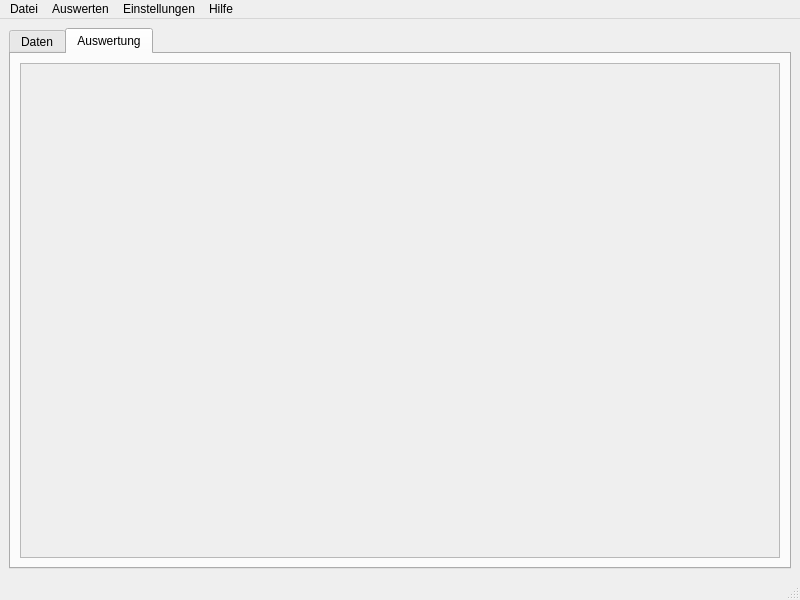
<?xml version="1.0" encoding="UTF-8"?>
<ui version="4.0">
 <class>MainWindow</class>
 <widget class="QMainWindow" name="MainWindow">
  <property name="geometry">
   <rect>
    <x>0</x>
    <y>0</y>
    <width>800</width>
    <height>600</height>
   </rect>
  </property>
  <property name="windowTitle">
   <string>MainWindow</string>
  </property>
  <widget class="QWidget" name="centralwidget">
   <layout class="QHBoxLayout" name="horizontalLayout">
    <item>
     <widget class="QTabWidget" name="tabWidget">
      <property name="enabled">
       <bool>true</bool>
      </property>
      <property name="currentIndex">
       <number>1</number>
      </property>
      <widget class="QWidget" name="tab">
       <property name="enabled">
        <bool>true</bool>
       </property>
       <attribute name="title">
        <string>Daten</string>
       </attribute>
       <layout class="QVBoxLayout" name="verticalLayout">
        <item>
         <widget class="QTableView" name="tableView"/>
        </item>
        <item>
         <widget class="QCommandLinkButton" name="CalcualteResultsButton">
          <property name="text">
           <string>Auswerten</string>
          </property>
         </widget>
        </item>
       </layout>
      </widget>
      <widget class="QWidget" name="resultTab">
       <property name="enabled">
        <bool>false</bool>
       </property>
       <attribute name="title">
        <string>Auswertung</string>
       </attribute>
       <layout class="QHBoxLayout" name="horizontalLayout_2">
        <item>
         <widget class="QListView" name="listView"/>
        </item>
       </layout>
      </widget>
     </widget>
    </item>
   </layout>
  </widget>
  <widget class="QMenuBar" name="menubar">
   <property name="geometry">
    <rect>
     <x>0</x>
     <y>0</y>
     <width>800</width>
     <height>22</height>
    </rect>
   </property>
   <widget class="QMenu" name="menuDatei">
    <property name="title">
     <string>Datei</string>
    </property>
    <addaction name="actionDaten_Importieren"/>
    <addaction name="actionDaten_Exportieren"/>
    <addaction name="separator"/>
    <addaction name="actionAuswertung_Speichern"/>
    <addaction name="separator"/>
    <addaction name="actionProjekt_Speichern"/>
    <addaction name="actionProjekt_ffnen"/>
    <addaction name="separator"/>
    <addaction name="actionSchlie_en"/>
   </widget>
   <widget class="QMenu" name="menuAuswerten">
    <property name="title">
     <string>Auswerten</string>
    </property>
    <addaction name="actionAuswertung_neu_Starten"/>
    <addaction name="actionDauerhaft_Auswerten"/>
   </widget>
   <widget class="QMenu" name="menuEinstellungen">
    <property name="title">
     <string>Einstellungen</string>
    </property>
    <addaction name="actionAuswertungseinstellungen"/>
    <addaction name="actionProgrammeinstellungen"/>
   </widget>
   <widget class="QMenu" name="menuHilfe">
    <property name="title">
     <string>Hilfe</string>
    </property>
    <addaction name="actionLizenz"/>
   </widget>
   <addaction name="menuDatei"/>
   <addaction name="menuAuswerten"/>
   <addaction name="menuEinstellungen"/>
   <addaction name="menuHilfe"/>
  </widget>
  <widget class="QStatusBar" name="statusbar"/>
  <action name="actionDaten_Importieren">
   <property name="text">
    <string>Daten Importieren</string>
   </property>
  </action>
  <action name="actionDaten_Exportieren">
   <property name="text">
    <string>Daten Exportieren</string>
   </property>
  </action>
  <action name="actionAuswertung_Speichern">
   <property name="text">
    <string>Auswertung Speichern</string>
   </property>
  </action>
  <action name="actionProjekt_Speichern">
   <property name="text">
    <string>Projekt Speichern</string>
   </property>
  </action>
  <action name="actionProjekt_ffnen">
   <property name="text">
    <string>Projekt Öffnen</string>
   </property>
  </action>
  <action name="actionSchlie_en">
   <property name="text">
    <string>Schließen</string>
   </property>
  </action>
  <action name="actionLizenz">
   <property name="text">
    <string>Lizens</string>
   </property>
  </action>
  <action name="actionAuswertungseinstellungen">
   <property name="text">
    <string>Auswertungseinstellungen</string>
   </property>
  </action>
  <action name="actionProgrammeinstellungen">
   <property name="text">
    <string>Programmeinstellungen</string>
   </property>
  </action>
  <action name="actionAuswertung_neu_Starten">
   <property name="text">
    <string>Auswertung Starten</string>
   </property>
  </action>
  <action name="actionDauerhaft_Auswerten">
   <property name="checkable">
    <bool>true</bool>
   </property>
   <property name="text">
    <string>Dauerhaft Auswerten</string>
   </property>
  </action>
 </widget>
 <resources/>
 <connections/>
</ui>
